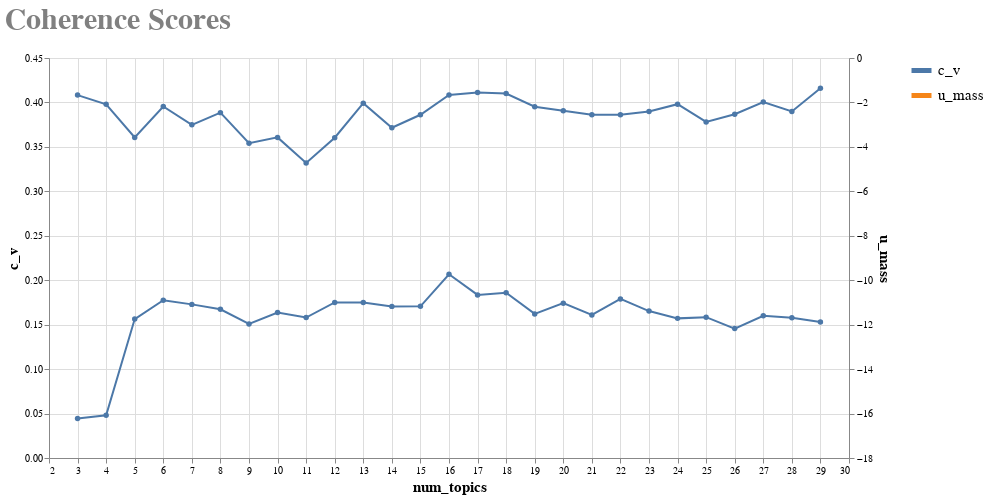

The notebook cell this image was saved under:
### Code cell
import altair as alt
import numpy as np
from models.viz.utils import add_properties, get_altair_css

data = coherence_df.loc[:,['c_v','u_mass','num_topics']]

base = alt.Chart(source).mark_line().transform_fold(
    ['c_v', 'u_mass'],
    as_=['Measure', 'Value']
).encode(
    color = alt.Color('Measure:N'),
)


cv_chart = alt.Chart(data).mark_line(point=True).encode(
    x='num_topics',
    y='c_v',
    tooltip=['num_topics', 'c_v'],
)
umass_chart = alt.Chart(data).mark_line(point=True).encode(
    x='num_topics',
    y='u_mass',
    tooltip=['num_topics', 'u_mass'],
)
line_chart = base + cv_chart + umass_chart
add_properties(line_chart, 'Coherence Scores','', get_altair_css()).resolve_scale(
    y = 'independent'
)

### Figure 1 — Vega-Lite specification as saved in the notebook (floating-point values rounded to 4 significant figures)
{"config": {"view": {"continuousWidth": 300, "continuousHeight": 300}, "axis": {"titleFontSize": 15}, "legend": {"labelFont": "Courier", "labelFontSize": 15, "labelOverlap": false, "symbolSize": 400, "symbolStrokeWidth": 5, "title": null, "titleFontSize": 15}, "title": {"anchor": "start", "color": "gray", "font": "Courier", "fontSize": 30}}, "layer": [{"data": {"name": "data-a2d4769706d052327a38d435399cfd60"}, "mark": {"type": "line"}, "encoding": {"color": {"field": "Measure", "type": "nominal"}}, "transform": [{"fold": ["c_v", "u_mass"], "as": ["Measure", "Value"]}]}, {"data": {"name": "data-86f6f31d7ba3b6fb8ac18d6b9b5a2b36"}, "mark": {"type": "line", "point": true}, "encoding": {"tooltip": [{"field": "num_topics", "type": "quantitative"}, {"field": "c_v", "type": "quantitative"}], "x": {"field": "num_topics", "type": "quantitative"}, "y": {"field": "c_v", "type": "quantitative"}}}, {"data": {"name": "data-86f6f31d7ba3b6fb8ac18d6b9b5a2b36"}, "mark": {"type": "line", "point": true}, "encoding": {"tooltip": [{"field": "num_topics", "type": "quantitative"}, {"field": "u_mass", "type": "quantitative"}], "x": {"field": "num_topics", "type": "quantitative"}, "y": {"field": "u_mass", "type": "quantitative"}}}], "height": 400, "resolve": {"scale": {"y": "independent"}}, "title": {"text": ["Coherence Scores"], "subtitle": [""]}, "width": 800, "$schema": "https://vega.github.io/schema/vega-lite/v5.8.0.json", "datasets": {"data-a2d4769706d052327a38d435399cfd60": [{"num_topics": null, "method": "c_v", "coherence_score": null}, {"num_topics": null, "method": "c_v", "coherence_score": null}, {"num_topics": null, "method": "c_v", "coherence_score": null}, {"num_topics": 6.0, "method": "c_v", "coherence_score": 0.3954}, {"num_topics": 7.0, "method": "c_v", "coherence_score": 0.3748}, {"num_topics": 8.0, "method": "c_v", "coherence_score": 0.3885}, {"num_topics": 9.0, "method": "c_v", "coherence_score": 0.3541}, {"num_topics": 10.0, "method": "c_v", "coherence_score": 0.3607}, {"num_topics": 11.0, "method": "c_v", "coherence_score": 0.3318}, {"num_topics": 12.0, "method": "c_v", "coherence_score": 0.3603}, {"num_topics": 13.0, "method": "c_v", "coherence_score": 0.3991}, {"num_topics": 14.0, "method": "c_v", "coherence_score": 0.3715}, {"num_topics": 15.0, "method": "c_v", "coherence_score": 0.3862}, {"num_topics": 16.0, "method": "c_v", "coherence_score": 0.4084}, {"num_topics": 17.0, "method": "c_v", "coherence_score": 0.4111}, {"num_topics": 18.0, "method": "c_v", "coherence_score": 0.4101}, {"num_topics": 19.0, "method": "c_v", "coherence_score": 0.3951}, {"num_topics": 20.0, "method": "c_v", "coherence_score": 0.3906}, {"num_topics": 21.0, "method": "c_v", "coherence_score": 0.3861}, {"num_topics": 22.0, "method": "c_v", "coherence_score": 0.3862}, {"num_topics": 23.0, "method": "c_v", "coherence_score": 0.3897}, {"num_topics": 24.0, "method": "c_v", "coherence_score": 0.3981}, {"num_topics": 25.0, "method": "c_v", "coherence_score": 0.378}, {"num_topics": 26.0, "method": "c_v", "coherence_score": 0.3868}, {"num_topics": 27.0, "method": "c_v", "coherence_score": 0.4004}, {"num_topics": 28.0, "method": "c_v", "coherence_score": 0.3899}, {"num_topics": 29.0, "method": "c_v", "coherence_score": 0.416}, {"num_topics": null, "method": "u_mass", "coherence_score": null}, {"num_topics": null, "method": "u_mass", "coherence_score": null}, {"num_topics": null, "method": "u_mass", "coherence_score": null}, {"num_topics": 6.0, "method": "u_mass", "coherence_score": -10.9}, {"num_topics": 7.0, "method": "u_mass", "coherence_score": -11.09}, {"num_topics": 8.0, "method": "u_mass", "coherence_score": -11.31}, {"num_topics": 9.0, "method": "u_mass", "coherence_score": -11.97}, {"num_topics": 10.0, "method": "u_mass", "coherence_score": -11.45}, {"num_topics": 11.0, "method": "u_mass", "coherence_score": -11.68}, {"num_topics": 12.0, "method": "u_mass", "coherence_score": -11.0}, {"num_topics": 13.0, "method": "u_mass", "coherence_score": -11.0}, {"num_topics": 14.0, "method": "u_mass", "coherence_score": -11.18}, {"num_topics": 15.0, "method": "u_mass", "coherence_score": -11.18}, {"num_topics": 16.0, "method": "u_mass", "coherence_score": -9.732}, {"num_topics": 17.0, "method": "u_mass", "coherence_score": -10.66}, {"num_topics": 18.0, "method": "u_mass", "coherence_score": -10.56}, {"num_topics": 19.0, "method": "u_mass", "coherence_score": -11.52}, {"num_topics": 20.0, "method": "u_mass", "coherence_score": -11.03}, {"num_topics": 21.0, "method": "u_mass", "coherence_score": -11.56}, {"num_topics": 22.0, "method": "u_mass", "coherence_score": -10.84}, {"num_topics": 23.0, "method": "u_mass", "coherence_score": -11.39}, {"num_topics": 24.0, "method": "u_mass", "coherence_score": -11.72}, {"num_topics": 25.0, "method": "u_mass", "coherence_score": -11.66}, {"num_topics": 26.0, "method": "u_mass", "coherence_score": -12.18}, {"num_topics": 27.0, "method": "u_mass", "coherence_score": -11.6}, {"num_topics": 28.0, "method": "u_mass", "coherence_score": -11.68}, {"num_topics": 29.0, "method": "u_mass", "coherence_score": -11.88}], "data-86f6f31d7ba3b6fb8ac18d6b9b5a2b36": [{"c_v": 0.4083, "u_mass": -16.23, "num_topics": 3}, {"c_v": 0.398, "u_mass": -16.07, "num_topics": 4}, {"c_v": 0.3607, "u_mass": -11.75, "num_topics": 5}, {"c_v": 0.3954, "u_mass": -10.9, "num_topics": 6}, {"c_v": 0.3748, "u_mass": -11.09, "num_topics": 7}, {"c_v": 0.3885, "u_mass": -11.31, "num_topics": 8}, {"c_v": 0.3541, "u_mass": -11.97, "num_topics": 9}, {"c_v": 0.3607, "u_mass": -11.45, "num_topics": 10}, {"c_v": 0.3318, "u_mass": -11.68, "num_topics": 11}, {"c_v": 0.3603, "u_mass": -11.0, "num_topics": 12}, {"c_v": 0.3991, "u_mass": -11.0, "num_topics": 13}, {"c_v": 0.3715, "u_mass": -11.18, "num_topics": 14}, {"c_v": 0.3862, "u_mass": -11.18, "num_topics": 15}, {"c_v": 0.4084, "u_mass": -9.732, "num_topics": 16}, {"c_v": 0.4111, "u_mass": -10.66, "num_topics": 17}, {"c_v": 0.4101, "u_mass": -10.56, "num_topics": 18}, {"c_v": 0.3951, "u_mass": -11.52, "num_topics": 19}, {"c_v": 0.3906, "u_mass": -11.03, "num_topics": 20}, {"c_v": 0.3861, "u_mass": -11.56, "num_topics": 21}, {"c_v": 0.3862, "u_mass": -10.84, "num_topics": 22}, {"c_v": 0.3897, "u_mass": -11.39, "num_topics": 23}, {"c_v": 0.3981, "u_mass": -11.72, "num_topics": 24}, {"c_v": 0.378, "u_mass": -11.66, "num_topics": 25}, {"c_v": 0.3868, "u_mass": -12.18, "num_topics": 26}, {"c_v": 0.4004, "u_mass": -11.6, "num_topics": 27}, {"c_v": 0.3899, "u_mass": -11.68, "num_topics": 28}, {"c_v": 0.416, "u_mass": -11.88, "num_topics": 29}]}}
